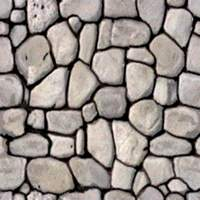
%> input picture rock_wall.jpg, 200 x 200 px
$ octave texturequilt.m   (GNU Octave 9; MATLAB toolbox functions it lacks are replaced by stand-ins)
%> lines starting %> are read from the running program, lines starting %| are printed output that depends on the picture
### sampletiles.m
function tile_vec = sampletiles(sampleI,tilesize,overlap)


%
%  sample tiles of a given size from a sample image
%
% INPUTS:
%  sampleI: grayscale image to sample from
%  tilesize: the size of the tiles, assumed square
%  overlap: set to "true" to extract overlapping tiles
%           "false" to extract non-overlapping tiles
%           setting to "false" will produce many more
%           tiles.
%
%  OUTPUTS:
%   tile_vec:  a 2D array of size:  tilesize^2  by  numtiles
%              each column of the matrix contains the grayscale
%              values of a tile reshaped into a vector
%
%
% It is generally better to use overlapping tiles in order
% to have a bigger database.  If you are running out of memory
% or testing your code, you may set overlap=false in order to
% test with a much smaller set of sample tiles
%

% extract a bunch of tiles from the image
if (~overlap)
  fprintf('sampling non-overlapping tiles\n');
  %crop our sample texture to be a multiple of tilesize
  croppedsize = floor(size(sampleI)/tilesize)*tilesize;
  sampleI = sampleI(1:croppedsize(1),1:croppedsize(2));
  %grab distinct (non-overlapping) tiles from the sample image
  tile_vec = im2col(sampleI,[tilesize tilesize],'distinct');
else
  fprintf('sampling overlapping tiles\n');
  %extract all tilesize by tilesize sub regions of an image
  tile_vec = im2col(sampleI,[tilesize tilesize],'sliding');
end
nsampletiles = size(tile_vec,2);
fprintf('%d tiles found\n',nsampletiles);

%randomize the order of the tiles in our database
% in case we later want to shrink the database
% first generate a random permultation of the numbers 1:nsampletiles
perm = randperm(nsampletiles);
%reorder the entries in tile vec using this permutation
tile_vec = tile_vec(:,perm);

### synth_paste.m
%
% synthesize an output image given a set of tile indices
% by simply pasting the tiles into the output array (no blending)
%
%  tindex : array containing the tile indices to use
%  tile_vec : array containing the tiles
%  tilesize : the size of the tiles  (should be sqrt of the size of the tile vectors)
%  overlap : overlap amount between tiles
%
function output = synth_paste(tindex,tile_vec,tilesize,overlap)

if (tilesize ~= sqrt(size(tile_vec,1)))
  error('tilesize does not match the size of vectors in tile_vec');
end

% compute size of output image, it will be square
% each tile contributes this much to the final output image width.
tilewidth = tilesize-overlap;
outputsize = size(tindex)*tilewidth+overlap;

output = zeros(outputsize(1),outputsize(2));
for i = 1:size(tindex,1)
  for j = 1:size(tindex,2)
     ioffset = (i-1)*tilewidth;
     joffset = (j-1)*tilewidth;

     %grab the selected tile
     tile_image = tile_vec(:,tindex(i,j));

     %reshape it from a vector to a square
     tile_image = reshape(tile_image,tilesize,tilesize);

     %paste it down into the output image
     output((1:tilesize)+ioffset,(1:tilesize)+joffset) = tile_image;
  end
end

### synth_quilt.m
function output = synth_quilt(tindex,tile_vec,tilesize,overlap)
%
% synthesize an output image given a set of tile indices
% where the tiles overlap, stitch the images together
% by finding an optimal seam between them
%
%  tindex : array containing the tile indices to use
%  tile_vec : array containing the tiles
%  tilesize : the size of the tiles  (should be sqrt of the size of the tile vectors)
%  overlap : overlap amount between tiles
%
%  output : the output image

if (tilesize ~= sqrt(size(tile_vec,1)))
  error('tilesize does not match the size of vectors in tile_vec');
end

% each tile contributes this much to the final output image width
% except for the last tile in a row/column which isn't overlapped
% by additional tiles
tilewidth = tilesize-overlap;

% compute size of output image based on the size of the tile map
outputsize = size(tindex)*tilewidth+overlap;

output = zeros(outputsize(1),outputsize(2));
[h,w] = size(tindex);
temp = zeros(h*tilesize, outputsize(2));
% stitch each row into a separate image by repeatedly calling your stitch function
%
for i = 1:size(tindex,1)
  for j = 1:size(tindex,2)-1
     ioffset = (i-1)*tilewidth;

     %grab the selected tile
     if(j == 1)
        tile_image1 = tile_vec(:,tindex(i,j));
        tile_image1 = reshape(tile_image1,tilesize,tilesize);
     else
        tile_image1 = temp((1:tilesize)+((i-1)*tilesize), 1:(tilewidth*j)+overlap);
     end

     tile_image2 = tile_vec(:,tindex(i,j+1));
     tile_image2 = reshape(tile_image2,tilesize,tilesize);

     %stitching the image together
     tile_image = stitch(tile_image1, tile_image2, overlap);

     %putting it as an input
     temp((1:tilesize)+((i-1)*tilesize),1:size(tile_image,2)) = tile_image;
  end
end

temp1 = temp';
%
% now stitch the rows together into the final result
% (call your stitch function on transposed row images and then transpose the result back)
%
output = output';
for i = 1:size(tindex,1)-1
 %grab the selected tile
 if(i ==1)
      tile_image1 = temp1(:, 1:((tilesize*i)-(i-1)*overlap));
 else
      tile_image1 = output(:, 1:((tilesize*i)-(i-1)*overlap));
 end

 tile_image2 = temp1(:,(tilesize*i)+1:tilesize*(i+1));
 %stitching the image together
 tile_image = stitch(tile_image1, tile_image2, overlap);

 %putting it as an input
 output(1:size(tile_image,1),1:size(tile_image,2)) = tile_image;
end

output = output';

### stitch.m
function [result] = stitch(leftI,rightI,overlap);

%
% stitch together two grayscale images with a specified overlap
%
% leftI : the left image of size (W1 x H)
% rightI : the right image of size (W2 x H)
% overlap : the width of the overlapping region.
%
% result : an image of size (W1+W2-overlap)xH
%
if (size(leftI,1)~=size(rightI,1)); % make sure the images have compatible heights
  error('left and right image heights are not compatible');
end

%size and new size
[h1, w1] = size(leftI);
[h2, w2] = size(rightI);
result = nan(h1, w1+w2-overlap);

%extracting the two strips from image
left = leftI(:,w1-overlap+1:end);
right = rightI(:,1:overlap);

%new rightI and leftI
rightI = rightI(:,overlap+1:end);
leftI = leftI(:,1:(w1-overlap));

%finding the difference
diff = left-right;
dif = diff.^2;

%find shortest path
newpath = shortest_path(dif);

%making a mask for both half
leftImask = ones(h1,overlap);
rightImask = ones(h2,overlap);
for r  = 1:h1
    for c = 1:overlap
        if(c > newpath(r))
            leftImask(r,c) = 0;
        else
            rightImask(r,c) = 0;
        end
    end
end

%new overlap
newoverlap = left.*leftImask + right.*rightImask;

% dummy code that produces result by
% simply pasting the left image over the
% right image. replace this with your own
% code!
result = [leftI newoverlap rightI];

### shortest_path.m
function [path] = shortest_path(costs)

%
% given a 2D array of costs, compute the minimum cost vertical path
% from top to bottom which, at each step, either goes straight or
% one pixel to the left or right.
%
% costs:  a HxW array of costs
%
% path: a Hx1 vector containing the indices (values in 1...W) for
%       each step along the path

%dimensions of costs
[H, W] = size(costs);

%matrix containing the minimum E[i,j]
E = padarray(costs, [0 1], 999);

%matrix with the pointer of previous path of
parent = nan(H, W);

%E[i,j] = min(E[i-1,j-1], E[i-1,j], E[i-1,j+1]) + e[i,j]
for  i = 2:H
    for j = 2:W+1
        [m, ind] = min([E(i-1,j-1), E(i-1,j), E(i-1,j+1)]);
        E(i,j) = m + E(i,j);
        %parent(i,j-1) = (((j-1)+(ind-2))-1) * H + (i-1);
        parent(i,j-1) = (j+ind-3);
    end
end

%find the minimum total path cost and it's index
[M, index] = min(E(H,:));

% initialize path
path = nan(H,1);

%elem = ((index-1)-1) * H + H;
elem = index - 1;
% Hx1 vector containing the indices for each step along the path
for h = H:-1:1
    path(h) = elem;
    elem = parent(h, elem);
end

### texturequilt.m
% This script implements a version of texture quilting based on the paper
%
% " Image Quilting for Texture Synthesis and Transfer",
%  A. Efros, W. Freeman, SIGGRAPH 2001
%
%
% Given an input sample texture image, synthesize a new image
% of a given dimensions by pasting down blocks of the original
% input and then quilting together the edges to give a nice
% looking result.
%

% parameters of the algorithm
imagefile = 'rock_wall.jpg';
ntilesout = [5 10];   % how many tiles wide and tall the output should be
tilesize = 30;    % the size of the tiles we paste down (assumed square)
overlap = 10;      % how much overlap should there be between neighboring tiles
K = 5;            %number of top candidate matches we choose from
alltiles = true;  %use overlapping sample tiles, setting this to false
                 % will generate fewer tiles in the databse

% load in our texture example image and resize it
 sampleI = imresize(im2double(rgb2gray(imread(imagefile))),.5);
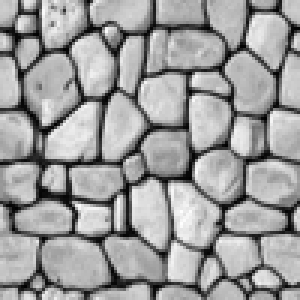
%> sampleI: size 100x100 double (shown 3 times larger); min -0.0303, max 0.949, mean 0.575; drawn with min black and max white

 % extract sample tiles from sampleI
tile_vec = sampletiles(sampleI,tilesize,alltiles);
%| 5041 tiles found
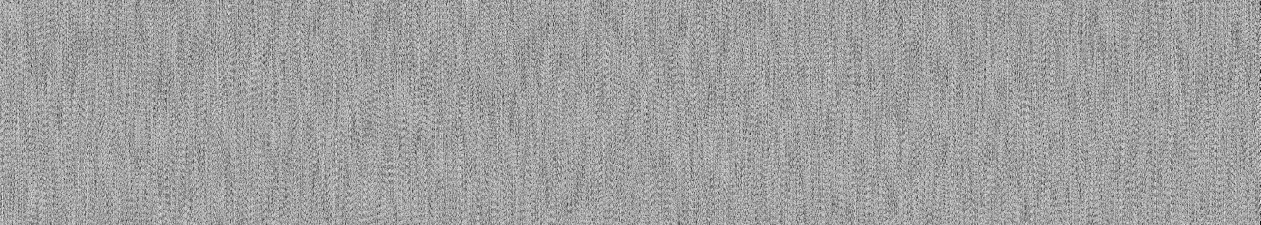
%> tile_vec: size 900x5041 double (shown at 1/4 size); min -0.0303, max 0.949, mean 0.584; drawn with min black and max white
nsampletiles = size(tile_vec,2);
%> nsampletiles = 5041
if (nsampletiles<K)
  error('sample tile database is not big enough!');
end

% define a mask for the right,left,top and bottom edges of a tile
% the mask should be 1 in the overlap zone and zero everywhere else
maskR = [zeros(tilesize,tilesize-overlap) ones(tilesize,overlap)];
maskL = [ones(tilesize,overlap) zeros(tilesize,tilesize-overlap)];
maskT = [ones(overlap,tilesize); zeros(tilesize-overlap,tilesize)];
maskB = [zeros(tilesize-overlap,tilesize); ones(overlap,tilesize)];

% get the indices of patch pixels that are in right,left,top and bottom
indR = find(maskR);
indL = find(maskL);
indT = find(maskT);
indB = find(maskB);

% now loop over output tiles
tindex = zeros(ntilesout);
for i = 1:ntilesout(1)
  for j = 1:ntilesout(2)
     % the first row and first column are a bit special because we don't have
     % tiles to the left or above us at that point.
     if (i==1)&(j==1) %the first tile we just choose at random as in version 0
       matches = 1:nsampletiles;
     elseif (i==1) %first row (but not the first tile), only consider the tile to our left
         lefttile = tile_vec(:,tindex(i,j-1));
         strip = lefttile(indR); %the right strip of that tile
         %compare to the left strip of all our candidates
         matches = topkmatch(strip,tile_vec(indL,:),K);
     elseif (j==1) %first column (but not first row)
         toptile = tile_vec(:,tindex(i-1,j));
         strip = toptile(indB); %the bottom strip of that tile above us
         %compare to the top of all our candidates
         matches = topkmatch(strip,tile_vec(indT,:),K);
     else % i>1 and j>1
         lefttile = tile_vec(:,tindex(i,j-1));
         stripR = lefttile(indR); %the right strip of that tile
         toptile = tile_vec(:,tindex(i-1,j));
         stripB = toptile(indB); %the bottom strip of that tile above us
         strip = [stripR;stripB];
         indLT = [indL;indT];
         % compare to the top of all our candidates
         matches = topkmatch(strip,tile_vec(indLT,:),K);
     end
     % choose one of the top K matches at random
     tindex(i,j) = matches(randi(K));
  end
end
%> after the loop, indLT = 600 values, max 880 at index 600, min 1 at index 1, mean 295.5; lefttile = 900 values, max 0.949 at index 364, min -0.0156 at index 149, mean 0.608; matches = [2893 744 4673 789 4846]; strip = 600 values, max 0.901 at index 322, min -0.00461 at index 48, mean 0.582; stripB = 300 values, max 0.901 at index 22, min -0.00461 at index 141, mean 0.614; stripR = 300 values, max 0.898 at index 164, min -0.00461 at index 48, mean 0.55; toptile = 900 values, max 0.949 at index 157, min -0.012 at index 782, mean 0.618

%synthesize output images based on the tile may stored in tindex
output_paste = synth_paste(tindex,tile_vec,tilesize,overlap);  %just paste down the tiles
%> in synth_paste, `outputsize = size(tindex)*tilewidth+overlap;`: outputsize = [110 210]
%> in synth_paste, `output = zeros(outputsize(1),outputsize(2));`: output: size 110x210 double; every value is 0
%> the loop in synth_paste, `for i = 1:size(tindex,1)` made 5 passes
%> after the loop in synth_paste, `for i = 1:size(tindex,1)`:
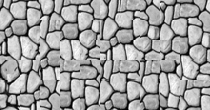
%> output: size 110x210 double; min -0.0303, max 0.949, mean 0.585; drawn with min black and max white

output_quilt = synth_quilt(tindex,tile_vec,tilesize,overlap);  %quilt together the tiles... you should implement this function
%> in synth_quilt, `[h,w] = size(tindex);`: h = 5; w = 10
%> in synth_quilt, `temp = zeros(h*tilesize, outputsize(2));`: temp: size 150x210 double; every value is 0
%> the loop in synth_quilt, `for i = 1:size(tindex,1)` made 5 passes
%> after the loop in synth_quilt, `for i = 1:size(tindex,1)`:
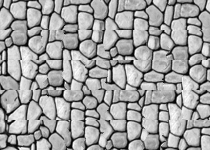
%> temp: size 150x210 double; min -0.0303, max 0.949, mean 0.59; drawn with min black and max white
%> in synth_quilt, `temp1 = temp';`:
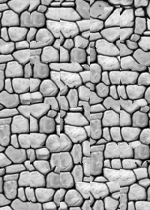
%> temp1: size 210x150 double; min -0.0303, max 0.949, mean 0.59; mean of the top-left, top-right, bottom-left and bottom-right quarters 0.594, 0.586, 0.579, 0.601; drawn with min black and max white
%> in synth_quilt, `output = output';`: output: size 210x110 double; every value is 0
%> the loop in synth_quilt, `for i = 1:size(tindex,1)-1` made 4 passes
%> w1 in stitch on passes 1 to 4: 30, 50, 70, 90
%> after the loop in synth_quilt, `for i = 1:size(tindex,1)-1`:
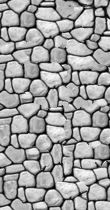
%> output: size 210x110 double; min -0.0303, max 0.949, mean 0.585; mean of the top-left, top-right, bottom-left and bottom-right quarters 0.59, 0.584, 0.574, 0.592; drawn with min black and max white
%> in synth_quilt, `output = output';`:
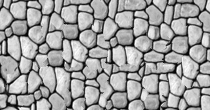
%> output: size 110x210 double; min -0.0303, max 0.949, mean 0.585; mean of the top-left, top-right, bottom-left and bottom-right quarters 0.59, 0.574, 0.584, 0.592; drawn with min black and max white

%display the output images
figure(3); subplot(3,1,1); imshow(sampleI); axis image;  title('original sample');
figure(3); subplot(3,1,2); imshow(output_paste); axis image;  title('synthesized, pasted');
figure(3); subplot(3,1,3); imshow(output_quilt); axis image;  title('synthesized, quilted');
